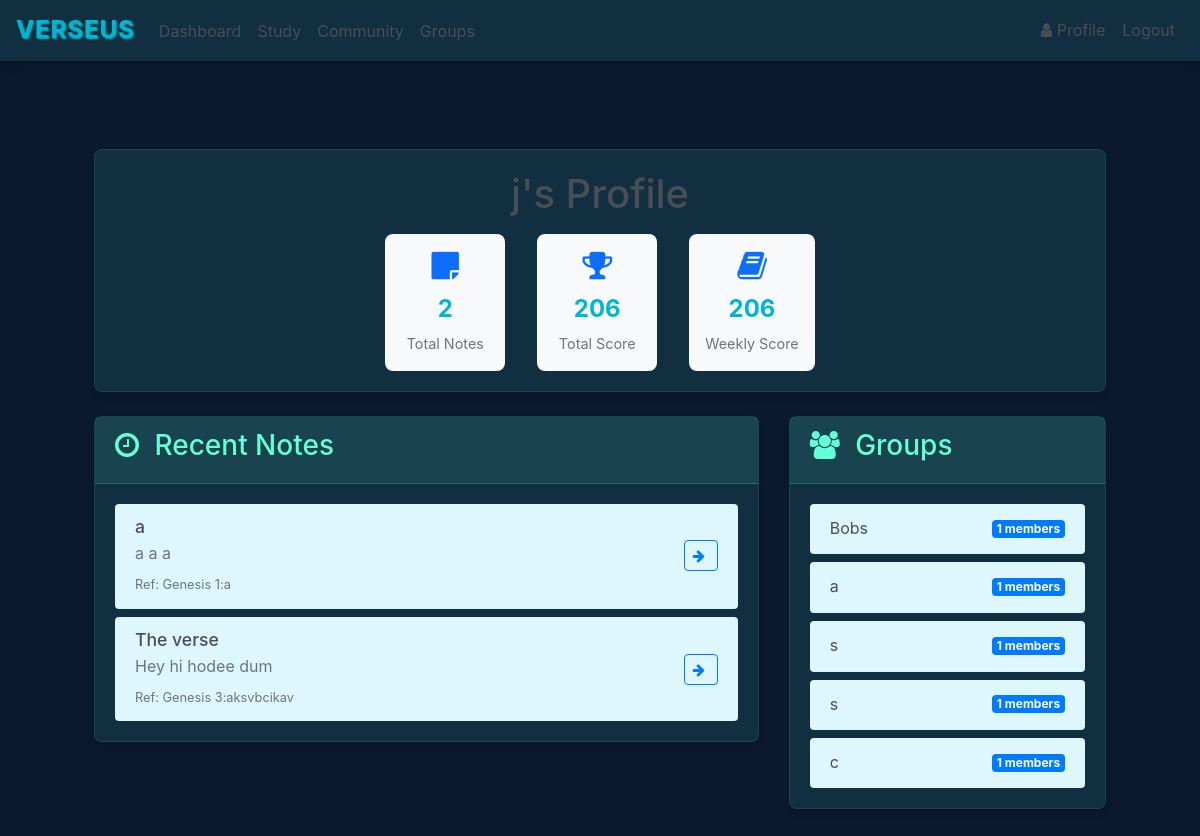
/profile/j (signed in), run on an earlier commit of the app's database.
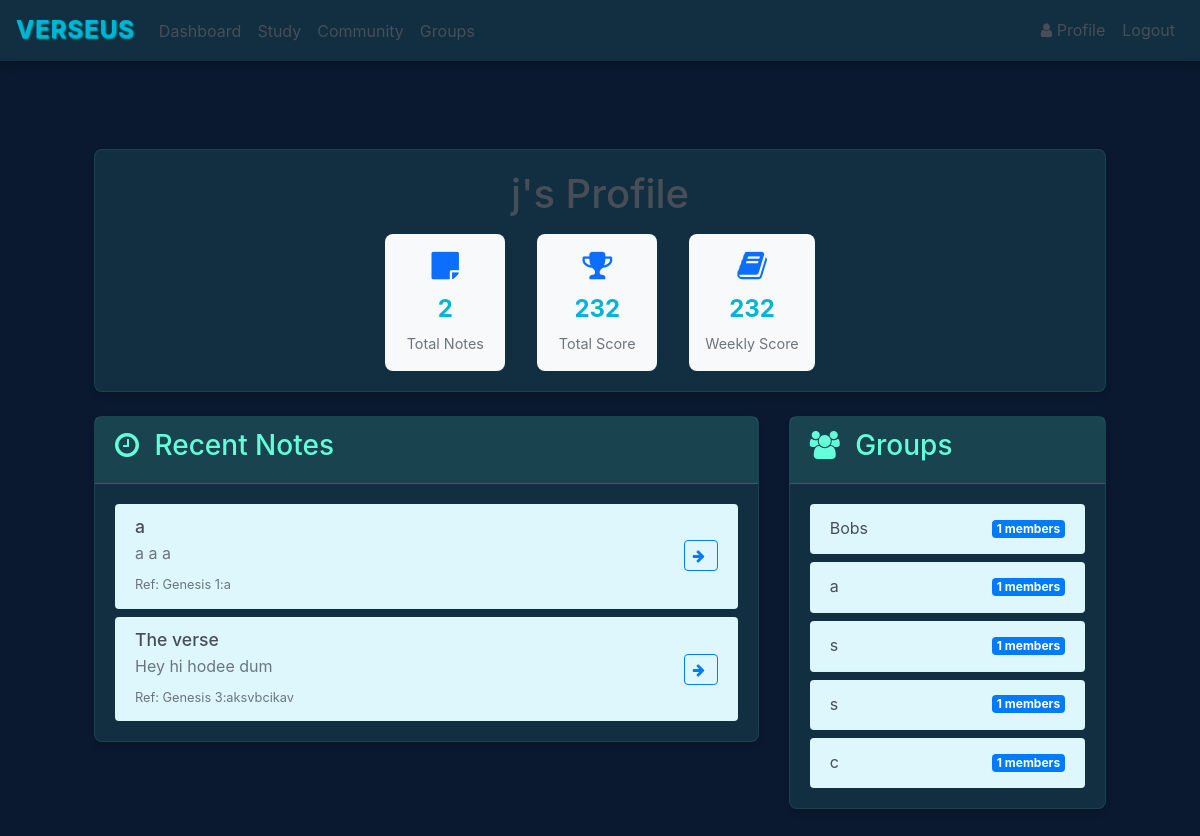
And on a later commit of the database.
### website/models.py (models this page shows)
class User(db.Model, UserMixin):
    id = db.Column(db.Integer, primary_key=True)
    email = db.Column(db.String(150), unique=True)
    first_name = db.Column(db.String(150))
    password = db.Column(db.String(150))
    score = db.Column(db.Integer)
    role = db.Column(Enum(UserRole), default=UserRole.USER)
    weekly_score = db.Column(db.Integer, default=0)
    notes = db.relationship('Note')
    groups = db.relationship('Group', secondary='user_groups_association', back_populates='members')
    lifetime_score = db.Column(db.Integer, default=0)

class Note(db.Model):
    id = db.Column(db.Integer, primary_key=True)
    title = db.Column(db.String(100), default="Untitled Verse")
    data = db.Column(db.String(500))
    date = db.Column(db.DateTime(timezone=True), default=func.now())
    user_id = db.Column(db.Integer, db.ForeignKey('user.id'))
    data_blanked = db.Column(db.String(500))
    ref = db.Column(JSON)
    word_blank_positions = db.Column(JSON)
    completions = db.Column(db.Integer, default=0)

class Group(db.Model):
    id = db.Column(db.Integer, primary_key=True)
    name = db.Column(db.String(150), nullable=False)
    join_passcode = db.Column(db.String(50), nullable=False)
    members = db.relationship('User', secondary='user_groups_association', back_populates='groups')

### website/views.py (the view)
@views.route('/profile/<username>')
@login_required
def view_profile(username):
    profile_user = User.query.filter_by(first_name=username).first_or_404()
    return render_template("profile.html", user=current_user, profile_user=profile_user)

### website/templates/profile.html (shortened to what this page needs)
{% extends "base.html" %}
{% block content %}
<div class="container mt-4">
    <div class="row">
        <div class="col-md-12 mb-4">
            <div class="card">
                <div class="card-body text-center">
                    <h1 class="mb-3">{{ profile_user.first_name }}'s Profile</h1>
                    <div class="profile-stats">
                        <div class="stat-item">
                            <i class="fa fa-sticky-note"></i>
                            <div class="stat-value">{{ profile_user.notes|length }}</div>
                            <div class="stat-label">Total Notes</div>
                        </div>
                        <div class="stat-item">
                            <i class="fa fa-trophy"></i>
                            <div class="stat-value">{{ profile_user.score }}</div>
                            <div class="stat-label">Total Score</div>
                        </div>
                        <div class="stat-item">
                            <i class="fa fa-book"></i>
                            <div class="stat-value">{{ profile_user.weekly_score }}</div>
                            <div class="stat-label">Weekly Score</div>
                        </div>
                    </div>
                </div>
            </div>
        </div>
        <div class="col-md-8">
            <div class="card">
                <div class="card-header">
                    <h3><i class="fa fa-clock-o"></i> Recent Notes</h3>
                </div>
                <div class="card-body">
                    {% if profile_user.notes %}
                    <div class="list-group list-group-flush">
                        {% for note in (profile_user.notes | sort(attribute='date', reverse=true))[:5] %}
                        <div class="list-group-item">
                            <div class="d-flex justify-content-between align-items-center">
                                <div class="note-content">
                                    <h4 class="verse-title">{{ note.title }}</h4>
                                    <div class="note-text">{{ note.data[:50] }}</div>
                                    <small class="text-muted">Ref: {{ note.ref }}</small>
                                </div>
                                <div class="note-actions">
                                    <a href="/verses/{{ note.id }}" class="btn btn-sm btn-outline-primary">
                                        <i class="fa fa-arrow-right"></i>
                                    </a>
                                </div>
                            </div>
                        </div>
                        {% endfor %}
                    </div>
                    {% else %}
                    <p class="text-muted">No notes yet.</p>
                    {% endif %}
                </div>
            </div>
        </div>
        <div class="col-md-4">
            <div class="card">
                <div class="card-header">
                    <h3><i class="fa fa-users"></i> Groups</h3>
                </div>
                <div class="card-body">
                    {% if profile_user.groups %}
                    <div class="list-group list-group-flush">
                        {% for group in profile_user.groups %}
                        <div class="list-group-item">
                            <div class="d-flex justify-content-between align-items-center">
                                <span>{{ group.name }}</span>
                                <span class="badge bg-primary">{{ group.members|length }} members</span>
                            </div>
                        </div>
                        {% endfor %}
                    </div>
                    {% else %}
                    <p class="text-muted">Not a member of any groups yet.</p>
                    {% endif %}
                </div>
            </div>
        </div>
    </div>
</div>
{% endblock %}

### website/templates/base.html (shortened to what this page needs)
<!DOCTYPE html>
<html>
<head>
    <link rel="stylesheet" href="https://stackpath.bootstrapcdn.com/bootstrap/4.4.1/css/bootstrap.min.css"
 />
    <link rel="stylesheet" href="https://stackpath.bootstrapcdn.com/font-awesome/4.7.0/css/font-awesome.min.css"
 />
    <link rel="stylesheet" href="{{ url_for('static', filename='styles.css') }}" />
</head>
<body>
    <nav class="navbar navbar-expand-lg" style="align-items: center;">
        <a href=" /" class="text-logo">Verseus</a>
        <div class="collapse navbar-collapse d-flex" id="navbar">
            <div class="navbar-nav d-flex w-100" style="align-items: center;">
                <div class="d-flex mr-auto" style="padding-top: 0.2rem;">
                    {% if user.is_authenticated %}
                    <a class="nav-item nav-link" id="home" href="/home">Dashboard</a>
                    <a class="nav-item nav-link" id="verseus" href="/verses">Study</a>
                    <a class="nav-item nav-link" id="community" href="/community">Community</a>
                    <a class="nav-item nav-link" id="groups" href="/groups">Groups</a>
                    {% else %}
                    <a class="nav-item nav-link" id="login" href="/login">Login</a>
                    <a class="nav-item nav-link" id="signUp" href="/sign-up">Sign Up</a>
                    {% endif %}
                </div>
                {% if user.is_authenticated %}
                <a class="nav-item nav-link" id="profile" href="/profile/{{ user.first_name }}">
                    <i class="fa fa-user"></i> Profile
                </a>
                <button class="btn btn-link nav-item nav-link" id="logout"
                    onclick="window.location.href='/logout'">Logout</button>
                {% endif %}
            </div>
        </div>
    </nav>
    <div class="container">{% block content %} {% endblock %}</div>
</body>
</html>

### website/static/styles.css (style rules this page uses)
:root { --primary-dark: #0a192f; --secondary-dark: #112f40; --accent-green: #64ffda; --accent-blue: #00b4d8; --text-primary: #484e57; --text-light: #ffffff; --text-secondary: #8892b0; --danger: #ff6b6b; --success: #4caf50; --cream: #ddf7fd; }
body { background-color: var(--primary-dark); color: var(--text-primary); font-family: 'Inter', -apple-system, BlinkMacSystemFont, 'Segoe UI', Roboto, Oxygen, Ubuntu, Cantarell, sans-serif; line-height: 1.6; margin: 0; padding: 0; min-height: 100vh; }
.navbar { background-color: var(--secondary-dark) !important; box-shadow: 0 2px 10px rgba(0, 0, 0, 0.3); }
.text-logo { color: var(--accent-blue); padding-right: 1rem; font-size: 24px; font-weight: bold; letter-spacing: 1px; text-transform: uppercase; text-shadow: 1px 1px 2px rgba(0, 227, 231, 0.866); }
.navbar-brand, .nav-link { color: var(--text-primary) !important; transition: color 0.3s ease; }
.card { background-color: var(--secondary-dark); border: 1px solid rgba(100, 255, 218, 0.1); border-radius: 8px; box-shadow: 0 4px 6px rgba(0, 0, 0, 0.1); transition: transform 0.3s ease, box-shadow 0.3s ease; }
.card-header { background-color: rgba(100, 255, 218, 0.1); border-bottom: 1px solid rgba(100, 255, 218, 0.2); color: var(--accent-green); }
.btn { border-radius: 4px; transition: all 0.3s ease; }
.btn-outline-primary i.fa { margin-right: 4px; }
.btn-outline-primary i.fa-arrow-right { transition: transform 0.3s ease; }
a { color: var(--accent-blue); text-decoration: none; transition: color 0.3s ease; }
.container { padding: 2rem; }
.note-content { flex: 1; min-width: 0; margin-right: 1rem; }
.note-text { word-wrap: break-word; margin-bottom: 0.25rem; }
.note-actions { display: flex; align-items: center; flex-shrink: 0; }
.list-group-item { background-color: var(--cream); border-color: rgba(100, 255, 218, 0.1); margin-bottom: 0.5rem; border-radius: 4px !important; }
.list-group-item:last-child { margin-bottom: 0; }
.card-header h3 i { margin-right: 0.5rem; color: var(--accent-green); }
.stat-item { text-align: center; padding: 1rem; border-radius: 8px; background-color: rgba(100, 255, 218, 0.1); transition: transform 0.3s ease; }
.stat-item i { font-size: 2rem; color: var(--accent-green); margin-bottom: 0.5rem; }
.stat-value { font-size: 2rem; font-weight: bold; color: var(--accent-blue); margin-bottom: 0.25rem; }
.stat-label { color: var(--text-secondary); font-size: 0.9rem; }
.btn i { margin-right: 0.5rem; }
.badge { color: #ffffff; }

### website/templates/profile.html (style rules this page uses)
.profile-stats { display: flex; justify-content: center; gap: 2rem; margin-top: 1rem; }
.stat-item { text-align: center; padding: 1rem; border-radius: 8px; background-color: #f8f9fa; min-width: 120px; }
.stat-item i { font-size: 2rem; color: #0d6efd; margin-bottom: 0.5rem; }
.stat-value { font-size: 1.5rem; font-weight: bold; margin-bottom: 0.25rem; }
.stat-label { color: #6c757d; font-size: 0.9rem; }
.verse-title { font-size: 1.1rem; margin-bottom: 0.25rem; }
.note-text { color: #6c757d; margin-bottom: 0.25rem; }

What changed in the data, as far as the page shows it:
changed User: score "206" → "232"; weekly_score "206" → "232"
